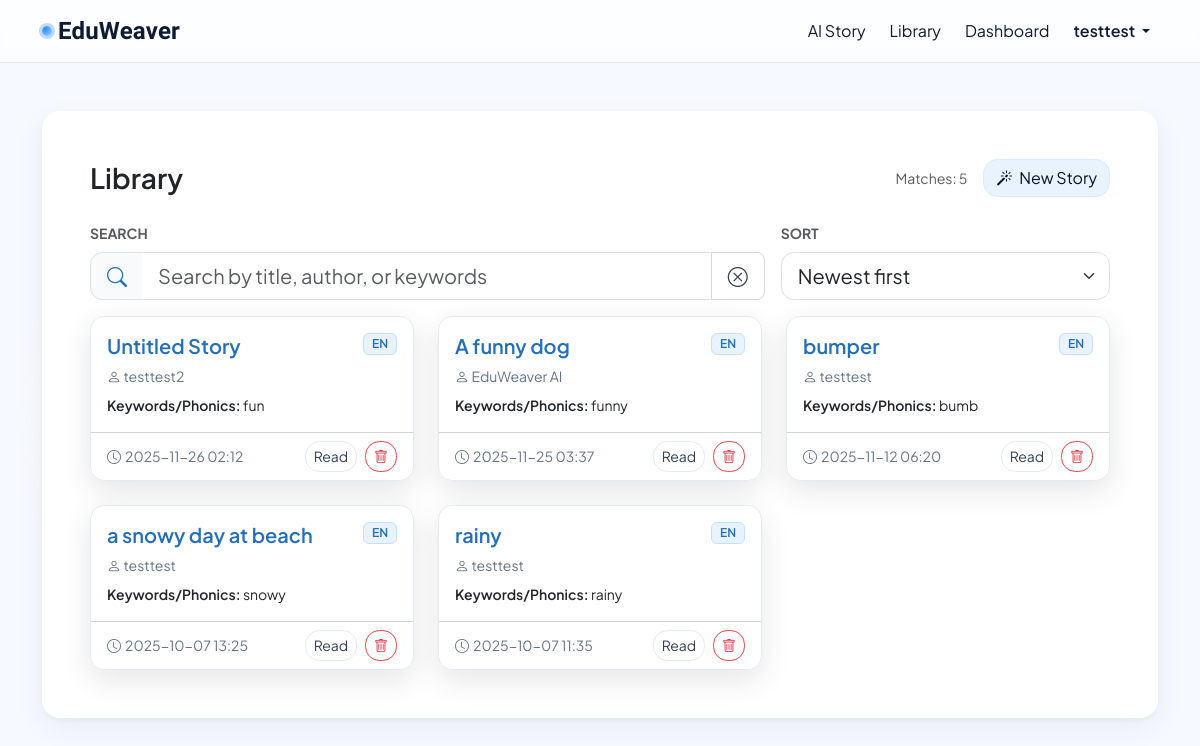
Page /library (signed in) on the committed database.
### tables this page shows
CREATE TABLE users (
            id INTEGER PRIMARY KEY AUTOINCREMENT,
            username TEXT NOT NULL UNIQUE,
            email TEXT NOT NULL UNIQUE,
            password_hash TEXT NOT NULL,
            created_at TEXT DEFAULT (DATETIME('now'))
        , is_admin INTEGER DEFAULT 0, is_english_native INTEGER
    CHECK (is_english_native IN (0,1)), age INTEGER
    CHECK (age IS NULL OR (age BETWEEN 5 AND 120)), gender TEXT
    CHECK (gender IN ('female','male','nonbinary','prefer_not') OR gender IS NULL));

CREATE TABLE finish_drafts (
            id INTEGER PRIMARY KEY AUTOINCREMENT,
            seed_prompt TEXT NOT NULL,
            partial_text TEXT NOT NULL,
            learner_name TEXT DEFAULT 'guest',
            completion_text TEXT,
            language TEXT DEFAULT 'en',
            created_at TEXT DEFAULT (DATETIME('now'))
        , visual_url TEXT);

### app.py (the view)
@app.get("/library")
@login_required
def library():
    db = get_db()
    completes = db.execute(
        """
        SELECT
          fd.id,
          fd.seed_prompt,
          fd.learner_name,
          fd.language,
          fd.created_at,
          (
            SELECT s.title
            FROM stories s
            WHERE s.prompt = fd.seed_prompt
              AND s.author_name = fd.learner_name
              AND s.language = fd.language
            ORDER BY datetime(s.created_at) DESC
            LIMIT 1
          ) AS story_title
        FROM finish_drafts fd
        WHERE fd.completion_text IS NOT NULL
          AND TRIM(fd.completion_text) <> ''
        ORDER BY datetime(fd.created_at) DESC
        """
    ).fetchall()
    return render_template("library.html", completes=completes)

### app.py (called while the page is built)
def dict_factory(cursor, row):
    d = {}
    for idx, col in enumerate(cursor.description):
        d[col[0]] = row[idx]
    return d

@app.template_filter('dt')
def format_dt(value, fmt="%Y-%m-%d %H:%M"):
    if value is None:
        return ""
    if isinstance(value, datetime):
        return value.strftime(fmt)
    try:
        s = str(value).strip().replace("Z", "")
        if "." in s:
            s = s.split(".", 1)[0]
        dt = datetime.fromisoformat(s)
        return dt.strftime(fmt)
    except Exception:
        return value

def get_db():
    if "db" not in g:
        conn = sqlite3.connect(DB_PATH)
        conn.row_factory = dict_factory
        g.db = conn
    return g.db

@app.before_request
def load_current_user():
    g.current_user = None
    uid = session.get("user_id")
    if uid:
        db = get_db()
        g.current_user = db.execute("SELECT * FROM users WHERE id = ?", (uid,)).fetchone()

@app.context_processor
def inject_user():
    return {"current_user": g.get("current_user")}

def login_required(view_func):
    @wraps(view_func)
    def _wrapped(*args, **kwargs):
        if not (g.get("current_user") and g.current_user.get("id")):
            next_url = request.full_path if request.query_string else request.path
            return redirect(url_for("login", next=next_url))
        return view_func(*args, **kwargs)
    return _wrapped

### templates/library.html (shortened to what this page needs)
{% extends "base.html" %}
{% block content %}
<div class="card border-0 lp-card-modern overflow-hidden mt-4">
  <div class="card-body p-4 p-lg-5">
    <div class="d-flex flex-wrap gap-3 justify-content-between align-items-center mb-4">
      <h3 class="mb-0 fw-semibold">Library</h3>
      <div class="d-flex align-items-center gap-3">
        <div class="small text-muted">Matches: <span id="matchCount">0</span></div>
        <a href="{{ url_for('story_new') }}" class="btn btn-sky-light">
          <i class="bi bi-magic me-1"></i> New Story
        </a>
      </div>
    </div>
    <div class="row g-3 align-items-end mb-3">
      <div class="col-md-8">
        <label class="form-label small text-uppercase fw-bold text-muted">Search</label>
        <div class="input-group input-group-lg lp-input">
          <span class="input-group-text"><i class="bi bi-search"></i></span>
          <input id="libSearch" class="form-control" placeholder="Search by title, author, or keywords">
          <button class="btn btn-outline-secondary only-md" id="libClear" type="button" title="Clear">
            <i class="bi bi-x-circle"></i>
          </button>
        </div>
      </div>
      <div class="col-md-4">
        <label class="form-label small text-uppercase fw-bold text-muted">Sort</label>
        <select id="libSort" class="form-select form-select-lg lp-input">
          <option value="newest">Newest first</option>
        </select>
      </div>
    </div>
    <div id="libGrid" class="row g-4">
      {% for d in completes %}
        {% set title = d.story_title or 'Untitled Story' %}
        <div class="col-12 col-md-6 col-lg-4 lib-wrap"
             data-title="{{ title|lower }}"
             data-author="{{ (d.learner_name or 'guest')|lower }}"
             data-keywords="{{ (d.seed_prompt or '')|lower }}"
             data-created="{{ (d.created_at|string).strip() }}">
          <div class="card h-100 lp-story-card position-relative">
            <div class="card-body d-flex flex-column">
              <div class="d-flex align-items-start justify-content-between mb-2">
                <a href="{{ url_for('finish_view', draft_id=d.id) }}" class="stretched-link text-decoration-none">
                  <h5 class="card-title mb-0">{{ title }}</h5>
                </a>
                <span class="badge lp-badge-lang ms-2">{{ d.language|upper }}</span>
              </div>
              <div class="text-secondary small mb-2">
                <i class="bi bi-person"></i> {{ d.learner_name or 'guest' }}
              </div>
              <p class="card-text small flex-grow-1">
                <span class="fw-semibold">Keywords/Phonics:</span>
                {{ d.seed_prompt[:120] }}{% if d.seed_prompt|length > 120 %}…{% endif %}
              </p>
            </div>
            <div class="card-footer bg-transparent d-flex justify-content-between align-items-center">
              <span class="small text-secondary">
                <i class="bi bi-clock me-1"></i>{{ d.created_at|dt("%Y-%m-%d %H:%M") }}
              </span>
              <div class="d-flex gap-2">
                <a href="{{ url_for('finish_view', draft_id=d.id) }}" class="btn btn-sm btn-outline-secondary position-relative">
                  Read
                </a>
                {% if current_user and current_user.is_admin %}
                  <button type="button"
                          class="btn btn-sm btn-outline-danger position-relative"
                          data-delete
                          data-draft-id="{{ d.id }}"
                          data-title="{{ title|e }}"
                          title="Delete">
                    <i class="bi bi-trash"></i>
                  </button>
                {% endif %}
              </div>
            </div>
          </div>
        </div>
      {% else %}
        <div class="col-12">
          <div class="text-secondary">No completed stories yet.</div>
        </div>
      {% endfor %}
    </div>
  </div>
</div>
{% endblock %}

### templates/base.html (shortened to what this page needs)
<!doctype html>
<html lang="en" data-bs-theme="light">
<head>
  <link href="https://cdn.jsdelivr.net/npm/bootstrap@5.3.3/dist/css/bootstrap.min.css" rel="stylesheet">
  <link rel="stylesheet" href="https://cdn.jsdelivr.net/npm/bootstrap-icons@1.11.3/font/bootstrap-icons.css">
  <link href="{{ url_for('static', filename='styles.css') }}" rel="stylesheet">
</head>
<body>
<nav class="navbar navbar-expand-lg">
  <div class="container">
    <a class="navbar-brand" href="{{ url_for('index') }}">
      <span class="brand-dot"></span> EduWeaver
    </a>
    <div id="nav" class="collapse navbar-collapse">
      <ul class="navbar-nav ms-auto align-items-lg-center gap-2">
        <li class="nav-item"><a class="nav-link" href="{{ url_for('story_new') }}">AI Story</a></li>
        <li class="nav-item"><a class="nav-link" href="{{ url_for('library') }}">Library</a></li>
        <li class="nav-item"><a class="nav-link" href="{{ url_for('dashboard') }}">Dashboard</a></li>
        {% if current_user %}
          <li class="nav-item dropdown">
            <a class="nav-link dropdown-toggle fw-semibold" href="#" role="button" data-bs-toggle="dropdown" aria-expanded="false">
              {{ current_user.username }}
            </a>
          </li>
        {% else %}
          <li class="nav-item">
            <a class="btn btn-ghost" href="{{ url_for('login') }}">Sign in</a>
          </li>
        {% endif %}
      </ul>
    </div>
  </div>
</nav>
<main class="py-4">
  <div class="container">
    {% block content %}{% endblock %}
  </div>
</main>
</body>
</html>

### static/styles.css (style rules this page uses)
:root { --ink:#0f172a; --muted:#667085; --surface:#ffffff; --surface-2:#ffffffcc; --line:#e7eef7; --shadow: 0 10px 30px rgba(2,6,23,.10); --violet:#7c3aed; --violet-2:#a78bfa; --sky:#0ea5e9; --sky-2:#7dd3fc; --mint:#10b981; --mint-2:#6ee7b7; --sun:#f59e0b; --sun-2:#fcd34d; --rose:#f43f5e; --rose-2:#fecdd3; --bg-grad: radial-gradient(1200px 600px at 0% -10%, #e0f2fe 0%, rgba(224,242,254,0) 60%), radial-gradient(1000px 500px at 100% 0%, #ede9fe 0%, rgba(237,233,254,0) 65%), radial-gradient(900px 480px at 70% 110%, #dcfce7 0%, rgba(220,252,231,0) 60%), linear-gradient(180deg, #f8fafc 0%, #f1f5f9 100%); }
html, body { min-height:100%; }
body { background: var(--bg-grad); color: var(--ink); font-family: Nunito, "Noto Sans KR", system-ui, -apple-system, "Segoe UI", Roboto, Arial, sans-serif; }
.container::before { content:""; position:fixed; inset:auto auto 10% -10%; width:50vw; height:50vw; border-radius:50%; background: radial-gradient(closest-side, #fff 0%, rgba(255,255,255,0) 70%); filter: blur(24px); opacity:.6; pointer-events:none; z-index:-1; }
.card { background: linear-gradient(180deg, var(--surface), var(--surface-2)); border:1px solid var(--line); border-radius:1.25rem; box-shadow: var(--shadow); }
.btn { border-radius: .9rem; }
.btn-outline-secondary { border-color:#cfd8e6; color:#334155; background: #fff; }
.text-secondary { color: var(--muted) !important; }

### templates/base.html (style rules this page uses)
:root { --brand-600:#2f8cea; --brand-700:#236fbb; --mint-500:#7fbaff; --mint-600:#4ea2ff; --ink:#0f172a; --muted:#667085; --border:rgba(15,23,42,.12); }
html,body { height:100% }
body { font-family:"Plus Jakarta Sans", system-ui, -apple-system, Segoe UI, Roboto, Arial, sans-serif; color:var(--ink); background:#f2f8ff; }
.navbar { position:sticky; top:0; z-index:9999; backdrop-filter:saturate(140%) blur(10px); -webkit-backdrop-filter:saturate(140%) blur(10px); background:linear-gradient(180deg, rgba(255,255,255,.82), rgba(255,255,255,.68)); border-bottom:1px solid var(--border); }
.navbar-brand { font-family:"Baloo 2", system-ui, -apple-system, Segoe UI, Roboto, Arial, sans-serif; font-weight:700; letter-spacing:.2px; display:flex; align-items:center; gap:.4rem; font-size:24px; color:var(--ink); }
.navbar-brand .brand-dot { inline-size:.6rem; block-size:.6rem; border-radius:999px; background: radial-gradient(65% 65% at 30% 30%, var(--brand-600), var(--mint-500)); box-shadow:0 0 0 3px color-mix(in srgb, var(--brand-600) 30%, transparent); }
.nav-link { color:var(--ink) }

### templates/library.html (style rules this page uses)
:root { --ink:#0f1b33; --muted:#64748b; --bg:#f6f9ff; --paper:#ffffff; --sky-25:#f2f8ff; --sky-50:#e8f3ff; --sky-100:#d8ebff; --sky-200:#c2e0ff; --sky-300:#a5d1ff; --sky-400:#7fbaff; --sky-500:#4ea2ff; --sky-600:#2f8cea; --sky-700:#236fbb; --border:#e5eaf3; }
body { background:var(--bg); }
.lp-card-modern { border-radius:18px; box-shadow:0 10px 30px rgba(2,6,23,.06), 0 2px 6px rgba(2,6,23,.04); background:var(--paper); }
.lp-input .input-group-text { border-radius:.8rem 0 0 .8rem; border-right:0; background:#f8fafc; color:var(--sky-700); }
.lp-input .form-control { border-left:0; border-radius:0 .8rem .8rem 0; }
.form-select.lp-input { border-radius:.8rem; }
.lp-badge-lang { background:var(--sky-50); color:var(--sky-700); border:1px solid var(--sky-200); font-weight:600; }
.btn-sky-light { --bs-btn-color:#0b1224; --bs-btn-bg:var(--sky-50); --bs-btn-border-color:var(--sky-100); --bs-btn-hover-bg:var(--sky-100); --bs-btn-hover-border-color:var(--sky-200); }
.lp-story-card { border:1px solid var(--border); border-radius:14px; transition:transform .1s ease, box-shadow .2s ease, border-color .2s ease; }
.lp-story-card .card-title { font-weight:600; line-height:1.25; color: var(--sky-700); }
.lp-story-card a.text-decoration-none { color: inherit; }
.lp-story-card .btn-outline-secondary { border-color:var(--border); }
.lp-story-card .card-footer .btn, .lp-story-card .card-footer form { position: relative; z-index: 5; }
.btn-outline-danger { border-color:#ef4444; }

### rows in the picture
users: username "testtest"
finish_drafts: title "Untitled Story", language "EN", learner_name "testtest2", seed_prompt "fun", created_at|dt "2025-11-26 02:12"
finish_drafts: title "A funny dog", language "EN", learner_name "EduWeaver AI", seed_prompt "funny", created_at|dt "2025-11-25 03:37"
finish_drafts: title "bumper", language "EN", learner_name "testtest", seed_prompt "bumb", created_at|dt "2025-11-12 06:20"
finish_drafts: title "a snowy day at beach", language "EN", learner_name "testtest", seed_prompt "snowy", created_at|dt "2025-10-07 13:25"
finish_drafts: seed_prompt "rainy", language "EN", learner_name "testtest", created_at|dt "2025-10-07 11:35"
